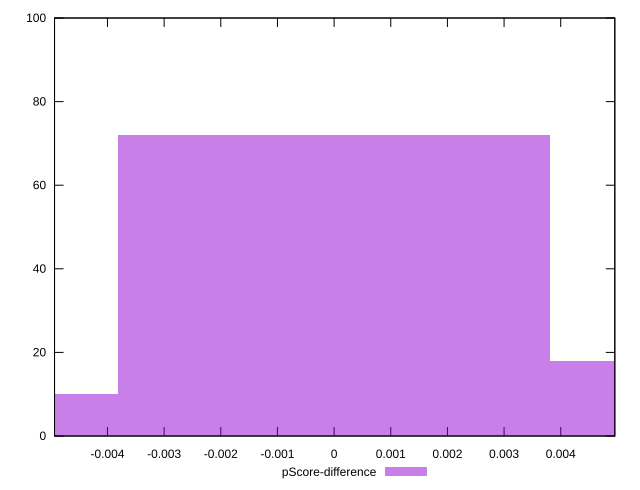

Generate this figure with gnuplot:
reset

$pScoreDifference <<EOF
0.007613412731938556 18
0 72
-0.007613412731938556 10
EOF

set key outside below
set boxwidth 0.007613412731938556
set xrange [-0.004934263141427309:0.0049546128609979645]
set yrange [0:100]
set trange [0:100]
set style fill transparent solid 0.5 noborder
set terminal svg size 640, 490 enhanced background rgb 'white'
set output "reports/report_00033_2021-03-01T14-23-16.841Z/first-contentful-paint/samples/astro-inner/pScore-difference/histogram.svg"

plot $pScoreDifference title "pScore-difference" with boxes

reset
